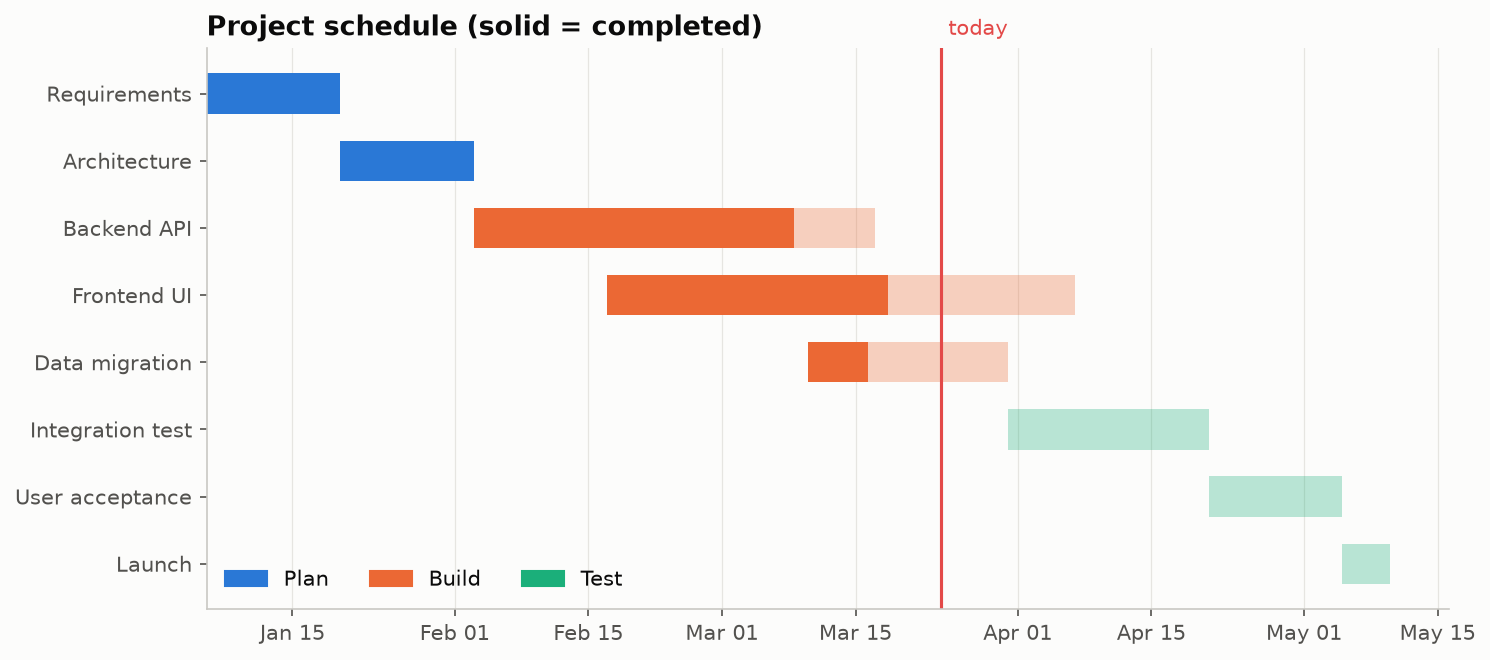

Here is the Python script that generated this plot:
"""
Gantt Chart  -  family: Change over time

DESIGN PURPOSE
Horizontal bars placed on a time axis, one per task, showing start, duration
and end. It is the standard view of a schedule: sequence, overlap and
progress.

WHEN TO USE
  - Plan or communicate project schedules, phases and milestones
  - Show overlapping activities and their timing
  - Track progress against plan

AVOID WHEN
  - Complex dependency networks are the main concern (use a network/PERT
    diagram)
  - There are hundreds of tasks (group into phases)

ALTERNATIVES
  - Event timeline
  - Swimmer plot (clinical)

EXAMPLE
A 6-month software project with tasks in three phases.

Run:  python gantt_chart.py
"""
import sys
from pathlib import Path

import numpy as np
import pandas as pd
import matplotlib.pyplot as plt

# Library style: categorical colors in fixed order, recessive axes, hairline grid.
PALETTE = ["#2a78d6", "#eb6834", "#1baf7a", "#eda100",
           "#e87ba4", "#008300", "#6250d6", "#e34948"]
SEQ_CMAP = "Blues"      # sequential: one hue, light -> dark
DIV_CMAP = "RdBu_r"     # diverging: two opposite hues, neutral midpoint
GRAY = "#b8b7b1"        # de-emphasised marks
plt.rcParams.update({
    "figure.figsize": (8, 4.8), "figure.dpi": 110, "figure.facecolor": "#fcfcfb",
    "axes.facecolor": "#fcfcfb", "axes.edgecolor": "#c9c8c3", "axes.linewidth": 0.8,
    "axes.spines.top": False, "axes.spines.right": False,
    "axes.grid": True, "grid.color": "#e6e5e1", "grid.linewidth": 0.6, "axes.axisbelow": True,
    "axes.prop_cycle": plt.cycler(color=PALETTE),
    "axes.titlesize": 13, "axes.titleweight": "bold", "axes.titlelocation": "left",
    "axes.labelcolor": "#52514e", "xtick.color": "#52514e", "ytick.color": "#52514e",
    "text.color": "#0b0b0b", "font.size": 10, "lines.linewidth": 2,
    "legend.frameon": False,
})

# --- Example data ------------------------------------------------------------
tasks = pd.DataFrame([
    ("Requirements", "Plan", "2025-01-06", 14, 1.0),
    ("Architecture", "Plan", "2025-01-20", 14, 1.0),
    ("Backend API", "Build", "2025-02-03", 42, 0.8),
    ("Frontend UI", "Build", "2025-02-17", 49, 0.6),
    ("Data migration", "Build", "2025-03-10", 21, 0.3),
    ("Integration test", "Test", "2025-03-31", 21, 0.0),
    ("User acceptance", "Test", "2025-04-21", 14, 0.0),
    ("Launch", "Test", "2025-05-05", 5, 0.0),
], columns=["task", "phase", "start", "days", "done"])
tasks["start"] = pd.to_datetime(tasks["start"])
tasks["end"] = tasks["start"] + pd.to_timedelta(tasks["days"], unit="D")
tasks

# --- Plot --------------------------------------------------------------------
import matplotlib.dates as mdates
phase_color = {"Plan": PALETTE[0], "Build": PALETTE[1], "Test": PALETTE[2]}
today = pd.Timestamp("2025-03-24")
fig, ax = plt.subplots(figsize=(10, 4.5))
for i, r in tasks.iterrows():
    c = phase_color[r["phase"]]
    ax.barh(i, r["days"], left=r["start"], color=c, alpha=0.3, height=0.6)
    ax.barh(i, r["days"] * r["done"], left=r["start"], color=c, height=0.6)
ax.axvline(today, color="#e34948", linewidth=1.5)
ax.text(today, -0.8, " today", color="#e34948", va="bottom")
ax.set_yticks(range(len(tasks)), tasks["task"])
ax.invert_yaxis()
ax.xaxis.set_major_formatter(mdates.DateFormatter("%b %d"))
ax.grid(axis="y", visible=False)
handles = [plt.Rectangle((0, 0), 1, 1, color=c) for c in phase_color.values()]
ax.legend(handles, phase_color.keys(), loc="lower left", ncol=3)
ax.set_title("Project schedule (solid = completed)")
fig.tight_layout()

# --- Save / show -------------------------------------------------------------
out = Path(__file__).with_name(Path(__file__).stem + ".png")
fig.savefig(out, dpi=150, bbox_inches="tight")
print(f"saved {out}")
if "--no-show" not in sys.argv:
    plt.show()
